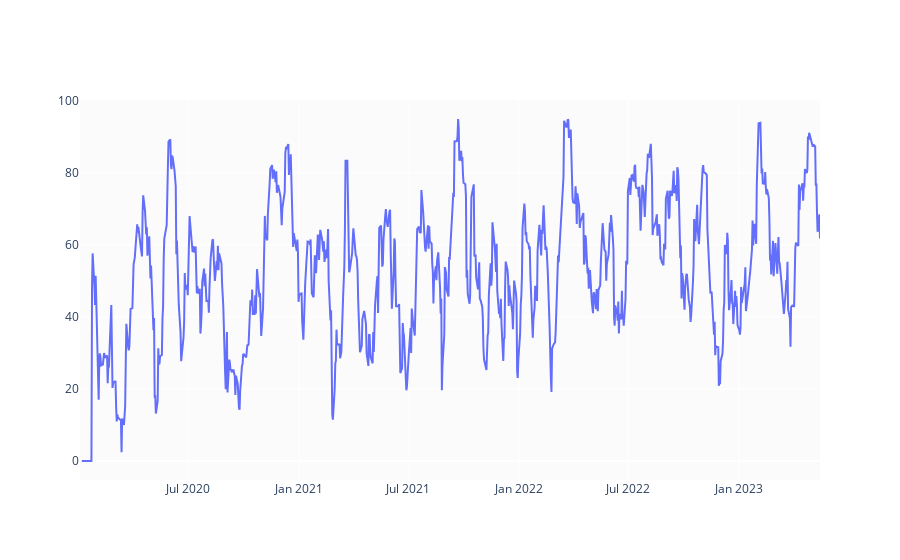

Here is the notebook cell this chart was saved with:
### Code cell
def relative_strength_idx(df, n=14):
    close = df['Close']
    delta = close.diff()
    delta = delta[1:]
    pricesUp = delta.copy()
    pricesDown = delta.copy()
    pricesUp[pricesUp < 0] = 0
    pricesDown[pricesDown > 0] = 0    
    rollUp = pricesUp.rolling(n).mean()
    rollDown = pricesDown.abs().rolling(n).mean()
    rs = rollUp / rollDown
    rsi = 100.0 - (100.0 / (1.0 + rs))
    return rsi

df['RSI'] = relative_strength_idx(df).fillna(0)

fig = go.Figure(go.Scatter(x=df.Date, y=df.RSI, name='RSI'))
fig.show()

### Figure 1 — Plotly figure (JSON) as saved in the notebook; plotly's stock layout.template omitted (floating-point values rounded to 4 significant figures; data arrays with more than 128 entries replaced by an {"elided": "..."} marker saying what was removed)
{"data": [{"name": "RSI", "type": "scatter", "x": {"elided": "835 str values"}, "y": {"elided": "835 float values"}}], "layout": {}}
